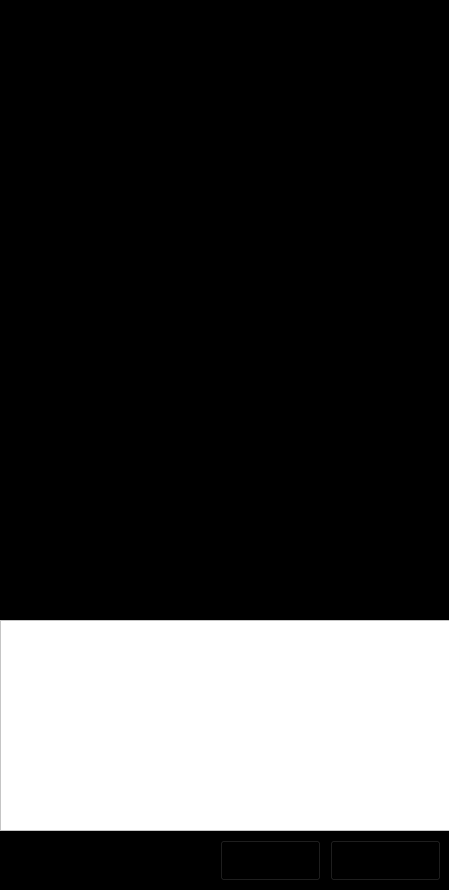
<?xml version="1.0" encoding="UTF-8"?>
<ui version="4.0">
 <class>mainGUIfile</class>
 <widget class="QWidget" name="mainGUIfile">
  <property name="geometry">
   <rect>
    <x>0</x>
    <y>0</y>
    <width>449</width>
    <height>890</height>
   </rect>
  </property>
  <property name="windowTitle">
   <string>mainGUIfile</string>
  </property>
  <property name="styleSheet">
   <string notr="true">background-color: rgb(0, 0, 0);</string>
  </property>
  <widget class="QLabel" name="label">
   <property name="geometry">
    <rect>
     <x>0</x>
     <y>-40</y>
     <width>451</width>
     <height>661</height>
    </rect>
   </property>
   <property name="text">
    <string/>
   </property>
   <property name="pixmap">
    <pixmap>../../../../../hp/speak.gif</pixmap>
   </property>
   <property name="scaledContents">
    <bool>true</bool>
   </property>
  </widget>
  <widget class="QPushButton" name="pushButton">
   <property name="geometry">
    <rect>
     <x>220</x>
     <y>840</y>
     <width>101</width>
     <height>41</height>
    </rect>
   </property>
   <property name="styleSheet">
    <string notr="true">border-image: url(:/D:/Projects/contents/drive-download-20230413T081746Z-001/startb.png);</string>
   </property>
   <property name="text">
    <string/>
   </property>
  </widget>
  <widget class="QPushButton" name="pushButton_2">
   <property name="geometry">
    <rect>
     <x>330</x>
     <y>840</y>
     <width>111</width>
     <height>41</height>
    </rect>
   </property>
   <property name="styleSheet">
    <string notr="true">border-image: url(:/D:/Projects/contents/drive-download-20230413T081746Z-001/stopb.png);</string>
   </property>
   <property name="text">
    <string/>
   </property>
  </widget>
  <widget class="QPlainTextEdit" name="plainTextEdit">
   <property name="geometry">
    <rect>
     <x>0</x>
     <y>620</y>
     <width>451</width>
     <height>211</height>
    </rect>
   </property>
   <property name="styleSheet">
    <string notr="true">background-color: rgb(255, 255, 255);</string>
   </property>
  </widget>
  <widget class="QLabel" name="label_2">
   <property name="geometry">
    <rect>
     <x>-10</x>
     <y>-30</y>
     <width>461</width>
     <height>651</height>
    </rect>
   </property>
   <property name="text">
    <string/>
   </property>
   <property name="pixmap">
    <pixmap>../../../../../hp/idle.gif</pixmap>
   </property>
   <property name="scaledContents">
    <bool>true</bool>
   </property>
  </widget>
  <zorder>label</zorder>
  <zorder>pushButton</zorder>
  <zorder>pushButton_2</zorder>
  <zorder>label_2</zorder>
  <zorder>plainTextEdit</zorder>
 </widget>
 <resources/>
 <connections/>
</ui>
